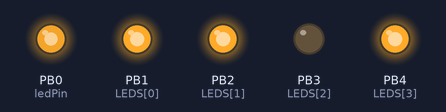
A sketch run on a simulated ATtiny85, built with avr-gcc and run on an emulated ATtiny85. Parts: output pins drawn as LEDs (lit = HIGH). Random numbers use the default seed unless the sketch sets one.

Above: at 0.15 s.
At 3.45 s:
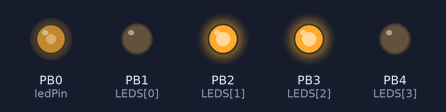
At 9.76 s:
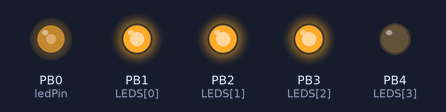
At 18.72 s:
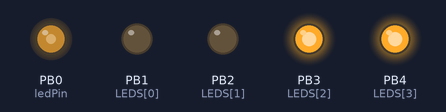
At 27.67 s:
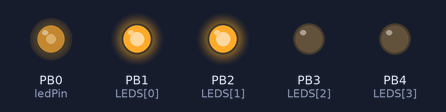
At 38.73 s:
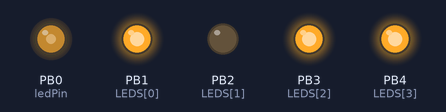
Timing chart, 0 to 40.0 s (numbered marks = the images above):
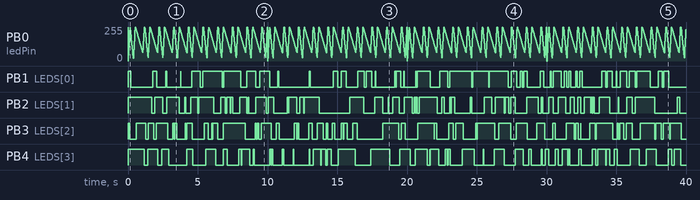

Measured:
- by itself, PB2 (LEDS[1]): HIGH → LOW at 1.7 s, → HIGH 0.24 s later, → LOW 0.56 s later, → HIGH 0.27 s later, … (95 changes in this stretch)
- by itself, PB3 (LEDS[2]): HIGH → LOW at 0.14 s, → HIGH 0.46 s later, → LOW 0.68 s later, → HIGH 0.17 s later, … (97 changes in this stretch)
- by itself, PB4 (LEDS[3]): HIGH → LOW at 1.2 s, → HIGH 0.26 s later, → LOW 0.72 s later, → HIGH 0.26 s later, … (89 changes in this stretch)

The sketch:

SMD_challenge.ino
```cpp
/*
Heartbeat code based on Emily Lovell's LilyTiny:
http://dlnmh9ip6v2uc.cloudfront.net/datasheets/E-Textiles/Lilypad/LilyTiny.ino
https://users.soe.ucsc.edu/~emme/

Arduino pinout development based on FunShield:
https://www.tindie.com/products/MakersBox/funshield-arduino-shield-kit/

Not all Attiny cores support the tone() function. Try this one
https://github.com/SpenceKonde/ATTinyCore

ATMEL ATTINY45/85 Pin Assignments
                   +-\/-+
  Ain0 (D 5) PB5  1|    |8  Vcc
  Ain3 (D 3) PB3  2|    |7  PB2 (D 2) Ain1
  Ain2 (D 4) PB4  3|    |6  PB1 (D 1) pwm1
             GND  4|    |5  PB0 (D 0) pwm0

*/


int LEDS[] = {1, 2, 3, 4};
bool STATES[] = {true, true, true, true, true};


// Pins are different between Arduino and Attiny
#if defined(__AVR_ATtiny85__)
  #define ARDUINO 0
  #define ledPin 0
  #define lightPin 3    // CdS or pushbutton hooked from PB4 (Pin 3, A2/D4) to ground
  #define lightPullUp 3
  #define touchPin 1
  #define touchPullUp 2
#else
  #define ARDUINO 1
  #define ledPin 9  // RGB red
  #define lightPin A1
  #define lightPullUp A1
  #define touchPin A3
  #define touchPullUp A3
#endif


int on_time = 10;  // in seconds


void setup(){
  #if (ARDUINO)
    Serial.begin(9600);
    Serial.println("SMD_heart");
  #endif

  // setup heart pin
  pinMode(ledPin, INPUT);

  // setup other LEDs
  for(int LED=0; LED<(sizeof(LEDS)/sizeof(int)); LED++){
    pinMode(LEDS[LED], OUTPUT);
    digitalWrite(LEDS[LED], STATES[LED]);
  }
}


void loop(){
  heartBeat(on_time);
}


boolean heartBeat(int on_time){
  // based on http://dlnmh9ip6v2uc.cloudfront.net/datasheets/E-Textiles/Lilypad/LilyTiny.ino

  // Variables and constants for fading pin. Needs to be a hardware PWM pin; on
  byte heartStage = 0;
  int heartBrightness = 0;
  byte heartCounter = 0;
  long off_time = millis() + on_time * 1000;
  pinMode(ledPin, OUTPUT);
  digitalWrite(ledPin, HIGH);

  while(millis() < off_time){
    delayMicroseconds(9999);
    // calculate brightness for heartbeat pin (by cycling
    // through phases of pulse pattern)
    heartCounter++;
    if (heartCounter > 144) {
      heartStage = (heartStage + 1) % 4;
      heartCounter = 0;
    }
    else {
      switch(heartStage) {
        case 0:
          analogWrite(ledPin, heartBrightness);
          heartCounter += 144/12.0;
          heartBrightness += 255/12.0;
          if (heartBrightness > 255)
            heartBrightness = 255;
          break;
        case 1:
          analogWrite(ledPin, heartBrightness);
          heartCounter += 144/24.0;
          heartBrightness -= 255/24.0;
          if (heartBrightness < 0)
            heartBrightness = 0;
          break;
        case 2:
          analogWrite(ledPin, heartBrightness);
          heartCounter += 144/12.0;
          heartBrightness += 255/12.0;
          if (heartBrightness > 255)
            heartBrightness = 255;
          break;
        case 3:
          analogWrite(ledPin, heartBrightness);
          heartCounter += 144/72.0;
          heartBrightness -= 255/72.0;
          if (heartBrightness < 0)
            heartBrightness = 0;
          break;
      }//switch
    }//else

    // blink other LEDs randomly
    for(int LED=0; LED<(sizeof(LEDS)/sizeof(int)); LED++){
      if(random(40) == 1){
        STATES[LED] = !STATES[LED];
        digitalWrite(LEDS[LED], STATES[LED]);
      }
    }
  }

  // go to a low power state
  digitalWrite(ledPin, LOW);
  pinMode(ledPin, INPUT);
  return(true);
}
```
